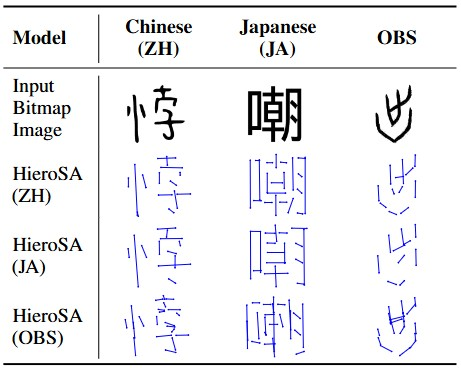
#> input picture images/performance.jpg, 461 x 368 px
$ python -i utils.py   (imports and definitions only)
#> lines starting #> are read from the running program, lines starting #| are printed output that depends on the picture; after the words box and inside, x2 and y2 are one past the last pixel; in counts of white or black regions, pixels touching at a corner belong together
import matplotlib.pyplot as plt
import matplotlib.transforms as mtransforms
import PIL.Image, PIL.ImageOps, numpy, io


def crop_and_add_axis(image_path, pad=0.15, w_axis=False):
#> called with image_path = '../images/performance.jpg', pad = 0.15, w_axis = False
    image = PIL.Image.open(image_path).convert('L').convert('1')
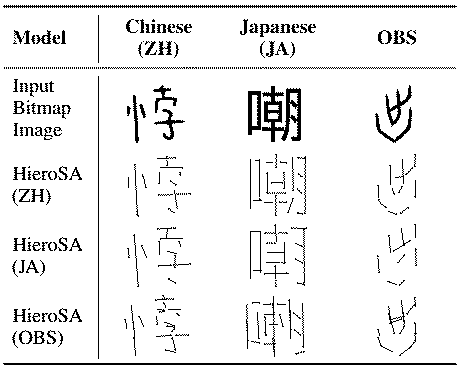
#> image: PIL image 461x368 1; 93.3% white; black in thin lines or dots

    # crop image
    bbox = image.getbbox()
#> bbox = (0, 0, 461, 368)
    if bbox is not None:
        image_cropped = image.crop(bbox)
        w, h = image_cropped.size
#> w = 461; h = 368
        if w / h >= 1 / 1.05 and w / h <= 1.05 / 1:
            pad_w = int(w * pad)
            pad_h = int(h * pad)
        else:
            tot = max(w, h) * (1 + 2 * pad)
#> tot = 599.3
            pad_w = int(round((tot - w) / 2))
#> pad_w = 69
            pad_h = int(round((tot - h) / 2))
#> pad_h = 116
        # pad image
        image = PIL.Image.new('RGB', (w + 2 * pad_w, h + 2 * pad_h), (255, 255, 255))
#> image: PIL image 599x600 RGB; every value is 255
        image.paste(image_cropped.convert('RGB'), (pad_w, pad_h))
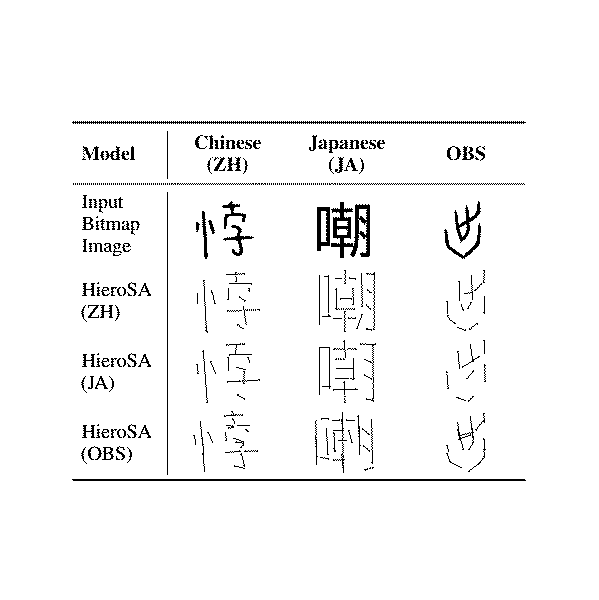
#> image: PIL image 599x600 RGB; 96.9% white; black in thin lines or dots, all inside (x1, y1, x2, y2) = (72, 121, 526, 481)

    fig, ax = plt.subplots(figsize=(10.24, 10.24), dpi=100)
    ax.imshow(PIL.ImageOps.flip(image), extent=(0, 1, 0, 1), aspect='auto')
    ax.set_position([0, 0, 1, 1])
    ax.set(xlim=(0, 1), ylim=(1, 0))

    # axis and ticks
    if w_axis:
        # position
        ax.set_xticks(numpy.arange(0.1, 1.0, 0.1))
        ax.set_yticks(numpy.arange(0.1, 1.0, 0.1))
        ax.xaxis.set_tick_params(pad=-19)
        ax.yaxis.set_tick_params(pad=-33)
        ax.tick_params(axis='both', direction='in', labelsize=20)
        offset = mtransforms.ScaledTranslation(0.25, 0, fig.dpi_scale_trans)
        for label in ax.get_xticklabels():
            label.set_transform(label.get_transform() + offset)
        offset = mtransforms.ScaledTranslation(0, 0.17, fig.dpi_scale_trans)
        for label in ax.get_yticklabels():
            label.set_transform(label.get_transform() + offset)
        # color
        ax.tick_params(axis='both', colors='#005CFF', labelcolor='#005CFF')
        for spine in ax.spines.values():
            spine.set_color('#005CFF')
        ax.grid(True, linewidth=3, alpha=0.7, color='#005CFF')

    buffer = io.BytesIO()
    plt.savefig(buffer, format='jpg')
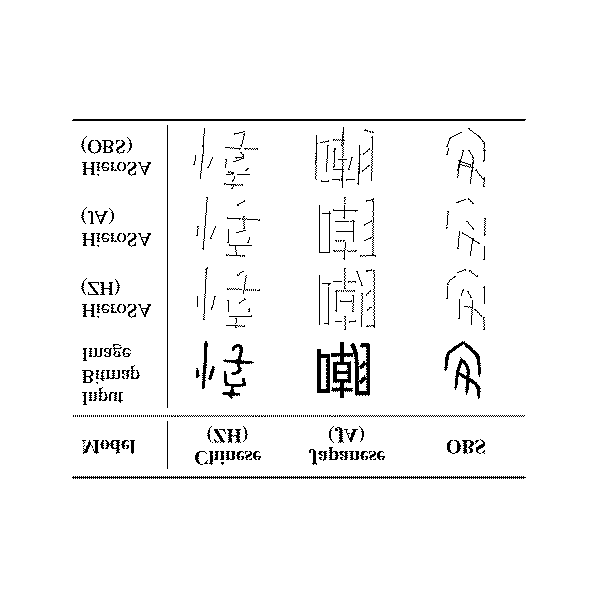
#> shown: shape (600, 599, 3); 96.9% white; black in thin lines or dots, all inside (x1, y1, x2, y2) = (72, 119, 526, 479)
    plt.close()
    buffer.seek(0)

    return PIL.Image.open(buffer)
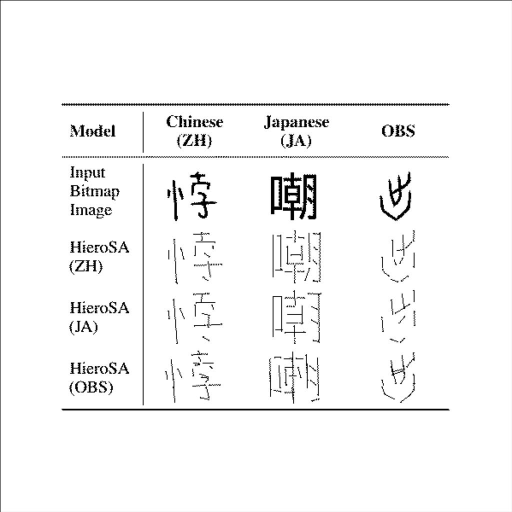
#> returned value: PIL image 1024x1024 RGB (shown at 1/2 size); min 0, max 255, mean 246.2

>>> result = crop_and_add_axis('../images/performance.jpg')
